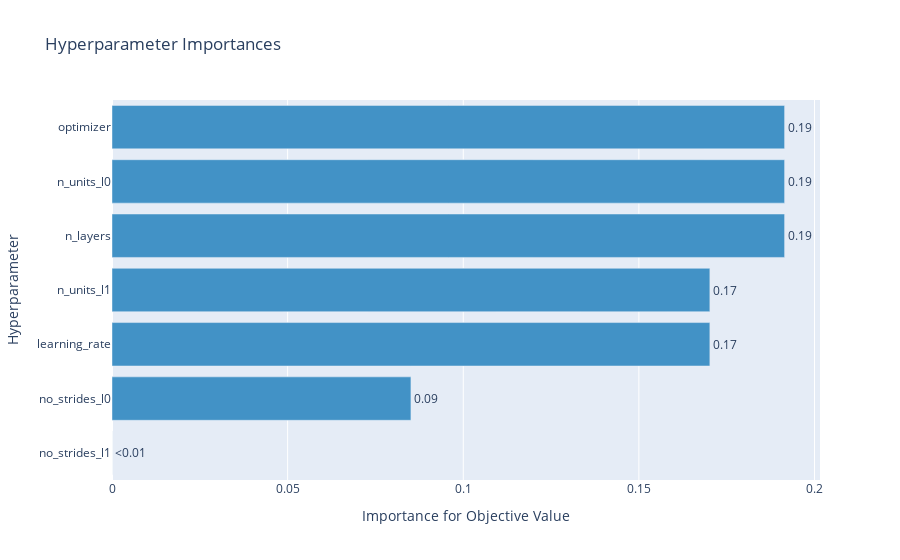

The notebook cell this image was saved under:
### Code cell
optuna.visualization.plot_param_importances(study)

### Figure 1 — Plotly figure (JSON) as saved in the notebook; plotly's stock layout.template omitted (floating-point values rounded to 4 significant figures)
{"data": [{"cliponaxis": false, "hovertemplate": ["no_strides_l1 (IntDistribution): 0.0<extra></extra>", "no_strides_l0 (IntDistribution): 0.0851063829787234<extra></extra>", "learning_rate (FloatDistribution): 0.1702127659574468<extra></extra>", "n_units_l1 (IntDistribution): 0.1702127659574468<extra></extra>", "n_layers (IntDistribution): 0.19148936170212766<extra></extra>", "n_units_l0 (IntDistribution): 0.19148936170212766<extra></extra>", "optimizer (CategoricalDistribution): 0.19148936170212766<extra></extra>"], "marker": {"color": "rgb(66,146,198)"}, "orientation": "h", "text": ["<0.01", "0.09", "0.17", "0.17", "0.19", "0.19", "0.19"], "textposition": "outside", "type": "bar", "x": [0, 0.08511, 0.1702, 0.1702, 0.1915, 0.1915, 0.1915], "y": ["no_strides_l1", "no_strides_l0", "learning_rate", "n_units_l1", "n_layers", "n_units_l0", "optimizer"]}], "layout": {"showlegend": false, "title": {"text": "Hyperparameter Importances"}, "xaxis": {"title": {"text": "Importance for Objective Value"}}, "yaxis": {"title": {"text": "Hyperparameter"}}}}
